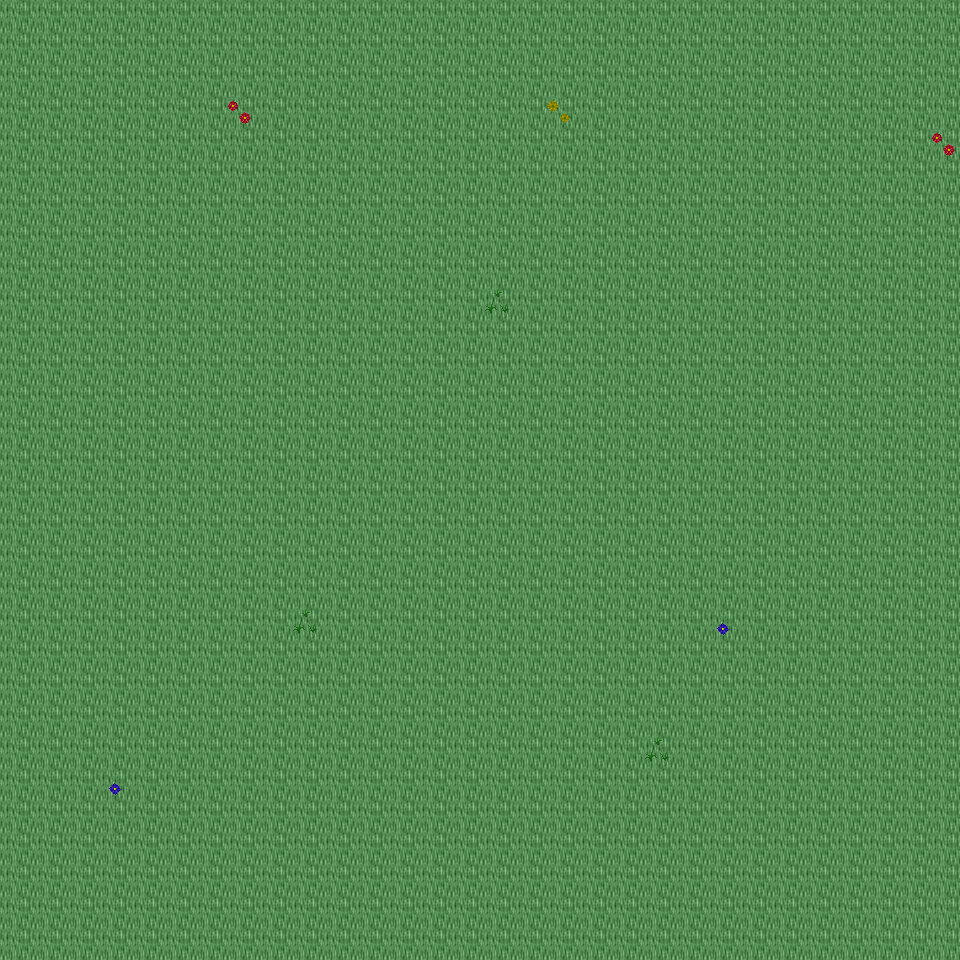

This game map was drawn from its Tiled (.tmx) file and the tilesets committed beside it. A one-line description and the trimmed map source follow:
An orthogonal 30x30 tile map with 32x32 px tiles, 6 tile layers (Ground, Object, Object2, Above, ...), 37 tilesets and 3 objects (3x mapExit).

<map version="1.0" orientation="orthogonal" renderorder="right-down" width="30" height="30" tilewidth="32" tileheight="32" nextobjectid="4">
  <tileset firstgid="1" name="tileset_ground_ground" tilewidth="32" tileheight="32" tilecount="33" columns="3">
    <image source="../drawable/tileset_ground_ground.png" width="96" height="352" />
  </tileset>
  <tileset firstgid="34" name="tileset_ground_ridge_earth_dark" tilewidth="32" tileheight="32" tilecount="96" columns="12">
    <image source="../drawable/tileset_ground_ridge_earth_dark.png" width="384" height="256" />
  </tileset>
  <tileset firstgid="130" name="tileset_ground_ridge_earth_pale" tilewidth="32" tileheight="32" tilecount="96" columns="12">
    <image source="../drawable/tileset_ground_ridge_earth_pale.png" width="384" height="256" />
  </tileset>
  <tileset firstgid="226" name="tileset_ground_earth_edges" tilewidth="32" tileheight="32" tilecount="18" columns="6">
    <image source="../drawable/tileset_ground_earth_edges.png" width="192" height="96" />
  </tileset>
  <tileset firstgid="244" name="tileset_ground_rock_pebbles" tilewidth="32" tileheight="32" tilecount="3" columns="1">
    <image source="../drawable/tileset_ground_rock_pebbles.png" width="32" height="96" />
  </tileset>
  <tileset firstgid="247" name="tileset_plant_grasses" tilewidth="32" tileheight="32" tilecount="6" columns="3">
    <image source="../drawable/tileset_plant_grasses.png" width="96" height="64" />
  </tileset>
  <tileset firstgid="253" name="tileset_plant_flower_daisy_yellow" tilewidth="32" tileheight="32" tilecount="8" columns="2">
    <image source="../drawable/tileset_plant_flower_daisy_yellow.png" width="64" height="128" />
  </tileset>
  <tileset firstgid="261" name="tileset_plant_bush_bushes" tilewidth="32" tileheight="32" tilecount="10" columns="5">
    <image source="../drawable/tileset_plant_bush_bushes.png" width="160" height="64" />
  </tileset>
  <tileset firstgid="271" name="tileset_plant_flower_daisy_red" tilewidth="32" tileheight="32" tilecount="8" columns="2">
    <image source="../drawable/tileset_plant_flower_daisy_red.png" width="64" height="128" />
  </tileset>
  <tileset firstgid="279" name="tileset_plant_tree_tree_darkgreen" tilewidth="32" tileheight="32" tilecount="88" columns="8">
    <image source="../drawable/tileset_plant_tree_tree_darkgreen.png" width="256" height="352" />
  </tileset>
  <tileset firstgid="367" name="tileset_plant_flower_daisy_blue" tilewidth="32" tileheight="32" tilecount="8" columns="2">
    <image source="../drawable/tileset_plant_flower_daisy_blue.png" width="64" height="128" />
  </tileset>
  <tileset firstgid="375" name="tileset_item_corpse_skull_pale" tilewidth="32" tileheight="32" tilecount="2" columns="2">
    <image source="../drawable/tileset_item_corpse_skull_pale.png" width="64" height="32" />
  </tileset>
  <tileset firstgid="377" name="tileset_plant_vine" tilewidth="32" tileheight="32" tilecount="3" columns="1">
    <image source="../drawable/tileset_plant_vine.png" width="32" height="96" />
  </tileset>
  <tileset firstgid="380" name="tileset_plant_flower_daisy_white" tilewidth="32" tileheight="32" tilecount="8" columns="2">
    <image source="../drawable/tileset_plant_flower_daisy_white.png" width="64" height="128" />
  </tileset>
  <tileset firstgid="388" name="tileset_item_corpse_huge_animal" tilewidth="32" tileheight="32" tilecount="16" columns="2">
    <image source="../drawable/tileset_item_corpse_huge_animal.png" width="64" height="256" />
  </tileset>
  <tileset firstgid="404" name="tileset_building_fence_fence_chunky" tilewidth="32" tileheight="32" tilecount="21" columns="3">
    <image source="../drawable/tileset_building_fence_fence_chunky.png" width="96" height="224" />
  </tileset>
  <tileset firstgid="425" name="tileset_ground_eye" tilewidth="32" tileheight="32" tilecount="9" columns="3">
    <image source="../drawable/tileset_ground_eye.png" width="96" height="96" />
  </tileset>
  <tileset firstgid="434" name="tileset_logic_creature_gnome" tilewidth="32" tileheight="32" tilecount="6" columns="6">
    <image source="../drawable/tileset_logic_creature_gnome.png" width="192" height="32" />
  </tileset>
  <tileset firstgid="440" name="tileset_logic_creature_animal" tilewidth="32" tileheight="32" tilecount="32" columns="8">
    <image source="../drawable/tileset_logic_creature_animal.png" width="256" height="128" />
  </tileset>
  <tileset firstgid="472" name="tileset_logic_collision" tilewidth="32" tileheight="32" tilecount="1" columns="1">
    <image source="../drawable/tileset_logic_collision.png" width="32" height="32" />
  </tileset>
  <tileset firstgid="473" name="tileset_plant_tree_taller_trees" tilewidth="32" tileheight="32" tilecount="32" columns="8">
    <image source="../drawable/tileset_plant_tree_taller_trees.png" width="256" height="128" />
  </tileset>
  <tileset firstgid="505" name="tileset_plant_tree_spruce" tilewidth="32" tileheight="32" tilecount="6" columns="2">
    <image source="../drawable/tileset_plant_tree_spruce.png" width="64" height="96" />
  </tileset>
  <tileset firstgid="511" name="tileset_ground_blue_paving" tilewidth="32" tileheight="32" tilecount="2" columns="1">
    <image source="../drawable/tileset_ground_blue_paving.png" width="32" height="64" />
  </tileset>
  <tileset firstgid="513" name="tileset_ground_grass_edges" tilewidth="32" tileheight="32" tilecount="36" columns="12">
    <image source="../drawable/tileset_ground_grass_edges.png" width="384" height="96" />
  </tileset>
  <tileset firstgid="549" name="tileset_ground_grass_corners" tilewidth="32" tileheight="32" tilecount="24" columns="6">
    <image source="../drawable/tileset_ground_grass_corners.png" width="192" height="128" />
  </tileset>
  <tileset firstgid="573" name="tileset_logic_item_fruits" tilewidth="32" tileheight="32" tilecount="10" columns="10">
    <image source="../drawable/tileset_logic_item_fruits.png" width="256" height="64" />
  </tileset>
  <tileset firstgid="583" name="tileset_building_house_pink_blue" tilewidth="32" tileheight="32" tilecount="99" columns="11">
    <image source="../drawable/tileset_building_house_pink_blue.png" width="352" height="288" />
  </tileset>
  <tileset firstgid="682" name="tileset_building_fence_stone_fence_white" tilewidth="32" tileheight="32" tilecount="9" columns="3">
    <image source="../drawable/tileset_building_fence_stone_fence_white.png" width="96" height="96" />
  </tileset>
  <tileset firstgid="691" name="tileset_plant_tree_pine_tree" tilewidth="32" tileheight="32" tilecount="20" columns="4">
    <image source="../drawable/tileset_plant_tree_pine_tree.png" width="128" height="160" />
  </tileset>
  <tileset firstgid="711" name="tileset_furniture_chair_bench_wooden" tilewidth="32" tileheight="32" tilecount="8" columns="2">
    <image source="../drawable/tileset_furniture_chair_bench_wooden.png" width="64" height="128" />
  </tileset>
  <tileset firstgid="719" name="tileset_item_postbox" tilewidth="32" tileheight="32" tilecount="4" columns="2">
    <image source="../drawable/tileset_item_postbox.png" width="64" height="64" />
  </tileset>
  <tileset firstgid="723" name="tileset_logic_portal" tilewidth="32" tileheight="32" tilecount="24" columns="8">
    <image source="../drawable/tileset_logic_portal.png" width="256" height="96" />
  </tileset>
  <tileset firstgid="747" name="tileset_furniture_light_lamp_blue" tilewidth="32" tileheight="32" tilecount="3" columns="1">
    <image source="../drawable/tileset_furniture_light_lamp_blue.png" width="32" height="96" />
  </tileset>
  <tileset firstgid="750" name="tileset_light_dim_light_7x5" tilewidth="32" tileheight="32" tilecount="35" columns="7">
    <image source="../drawable/tileset_light_dim_light_7x5.png" width="224" height="160" />
  </tileset>
  <tileset firstgid="785" name="tileset_light_light_5x5" tilewidth="32" tileheight="32" tilecount="25" columns="5">
    <image source="../drawable/tileset_light_light_5x5.png" width="160" height="160" />
  </tileset>
  <tileset firstgid="810" name="tileset_logic_creature_reptile" tilewidth="32" tileheight="32" tilecount="7" columns="7">
    <image source="../drawable/tileset_logic_creature_reptile.png" width="224" height="32" />
  </tileset>
  <tileset firstgid="817" name="tileset_plant_bushes_and_trees" tilewidth="32" tileheight="32" tilecount="144" columns="16">
    <image source="../drawable/tileset_plant_bushes_and_trees.png" width="512" height="289" />
  </tileset>
  <layer name="Ground" width="30" height="30">
    <data>[900 cells, 900 non-empty, 1 distinct tile ids]</data>
  </layer>
  <layer name="Object" width="30" height="30">
    <data>[900 cells, 0 non-empty, 0 distinct tile ids]</data>
  </layer>
  <layer name="Object2" width="30" height="30">
    <data>[900 cells, 8 non-empty, 4 distinct tile ids]</data>
  </layer>
  <layer name="Above" width="30" height="30">
    <data>[900 cells, 0 non-empty, 0 distinct tile ids]</data>
  </layer>
  <layer name="Above2" width="30" height="30">
    <data>[900 cells, 0 non-empty, 0 distinct tile ids]</data>
  </layer>
  <layer name="Walkable" width="30" height="30">
    <data>[900 cells, 0 non-empty, 0 distinct tile ids]</data>
  </layer>
  <objectgroup name="MapEvents">
    <object id="1" name="south" type="mapExit" x="0" y="928" width="960" height="32">
      <properties>
        <property name="map" value="level_0_x88_y77" />
        <property name="x" value="0" />
        <property name="y" value="1" />
      </properties>
    </object>
    <object id="2" name="west" type="mapExit" x="0" y="0" width="32" height="960">
      <properties>
        <property name="map" value="level_0_x87_y76" />
        <property name="x" value="28" />
        <property name="y" value="0" />
      </properties>
    </object>
    <object id="3" name="east" type="mapExit" x="928" y="0" width="32" height="960">
      <properties>
        <property name="map" value="level_0_x89_y76" />
        <property name="x" value="1" />
        <property name="y" value="0" />
      </properties>
    </object>
  </objectgroup>
</map>
